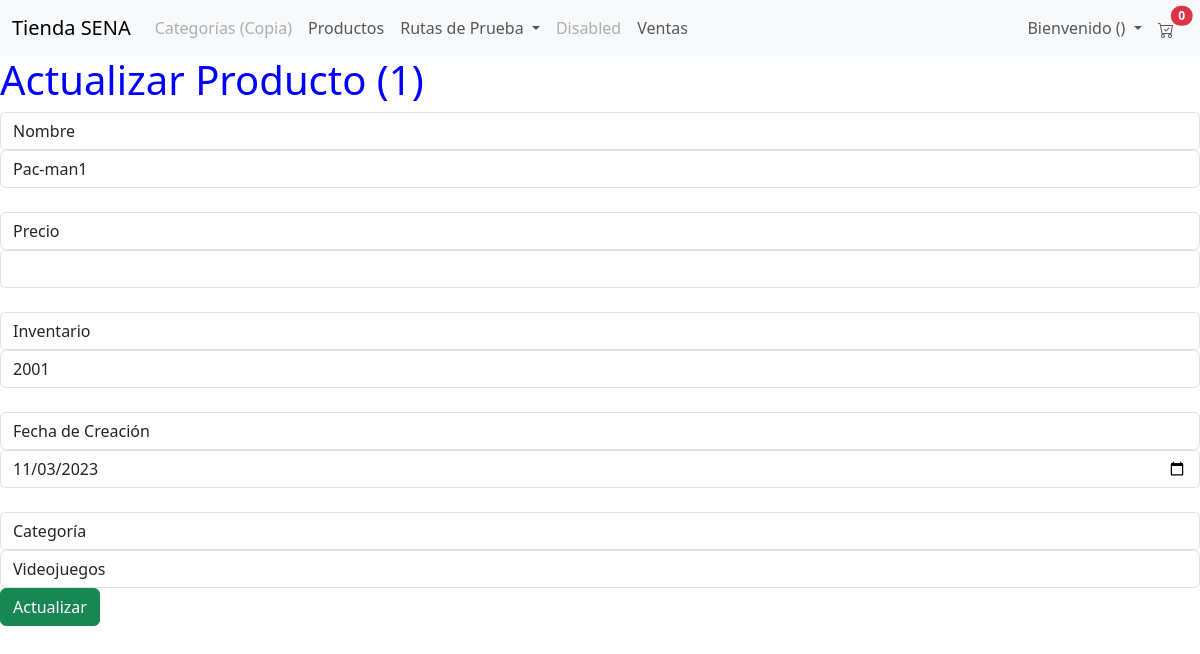
The app's page /tienda/productos_formulario_editar/1, older data.
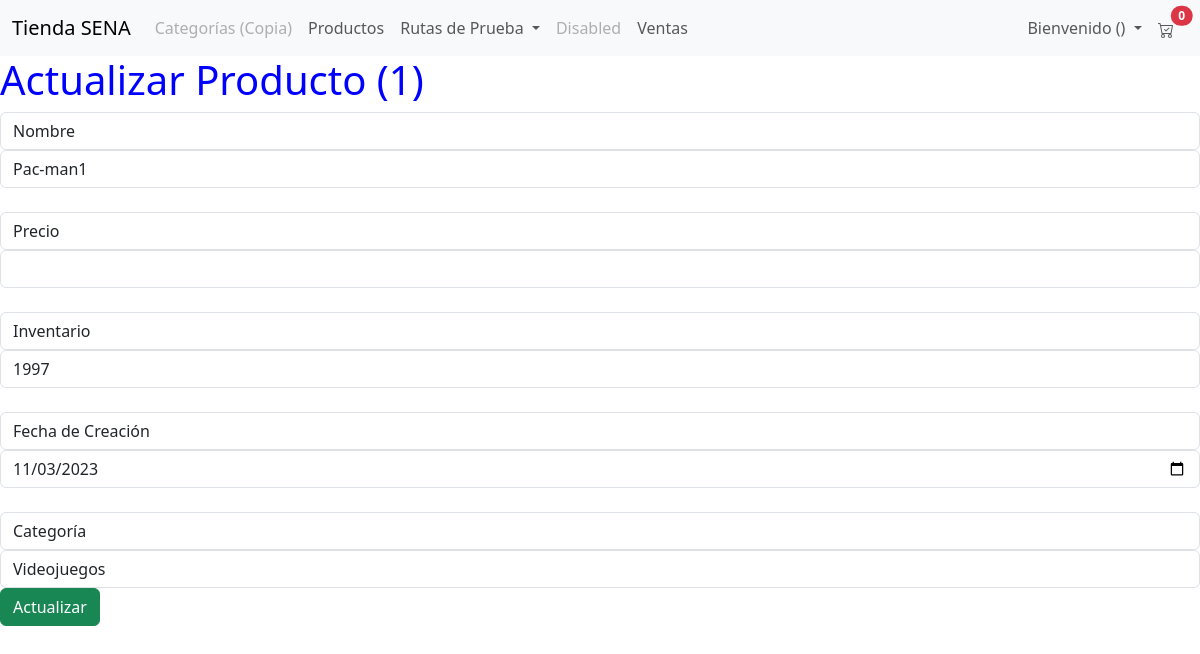
The same page, newer data.
### tienda/models.py (models this page shows, shortened)
class Producto(models.Model):
	nombre = models.CharField(max_length=254, unique=True)
	precio = models.FloatField()
	inventario = models.IntegerField()
	fecha_creacion = models.DateField()
	categoria = models.ForeignKey(Categoria, on_delete=models.DO_NOTHING)
	foto = models.ImageField(upload_to="fotos_productos/", default="fotos_productos/default.png")

class Categoria(models.Model):
	nombre = models.CharField(max_length=254)
	descripcion = models.TextField()

### tienda/views.py (the view)
# urls.py: path("productos_formulario_editar/<int:id>", views.productos_formulario_editar, name="productos_formulario_editar"),
def productos_formulario_editar(request, id):
	q = Producto.objects.get(pk=id)
	c = Categoria.objects.all()
	contexto = {"data": q, "categoria": c}
	return render(request, "tienda/productos/productos_formulario_editar.html", contexto)

### tienda/templates/tienda/productos/productos_formulario_editar.html (shortened to what this page needs)
{% extends 'tienda/base.html' %}
{% load static %}
{% block contenedor %}
    <h1 class="titul">Actualizar Producto ({{ data.id }})</h1>
    <form action="{% url 'productos_actualizar' %}" method="post">
        <label class="form-control">Nombre</label>
        <input class="form-control" type="text" name="nombre" value="{{ data.nombre }}" /><br>
        <label class="form-control">Precio</label>
        <input class="form-control" type="number" name="precio" value="{{ data.precio }}" /><br>
        <label class="form-control">Inventario</label>
        <input class="form-control" type="number" name="inventario" value="{{ data.inventario }}" /><br>
        <label class="form-control">Fecha de Creación</label>
        <input class="form-control" type="date" name="fecha_creacion" value="{{ data.fecha_creacion|date:'Y-m-d' }}" /><br>
        <label class="form-control">Categoría</label>
        <select class="form-control" name="categoria">
            {% for c in categoria %}
                <option value="{{ c.id }}" {% if data.categoria.id == c.id %}selected{% endif %}>{{ c.nombre }}</option>
            {% endfor %}
        </select>
        <button type="submit" class="btn btn-success">Actualizar</button>
    </form>
{% endblock %}

### tienda/templates/tienda/base.html (shortened to what this page needs)
{% load static %}
<!doctype html>
<html lang="en">
<head>
    <link rel="stylesheet" href="{% static 'tienda/css/estilos.css' %}" />
    <link rel="stylesheet" href="{% static 'tienda/css/bootstrap.min.css' %}" />
</head>
<body>
    <nav class="navbar navbar-expand-lg bg-body-tertiary">
        <div class="container-fluid">
            <a class="navbar-brand" href="{% url 'inicio' %}">Tienda SENA</a>
            <div class="collapse navbar-collapse" id="navbarSupportedContent">
                <ul class="navbar-nav me-auto mb-2 mb-lg-0">
                    <li class="nav-item">
                        <a class="nav-link {% if request.session.logueo.rol != 1 %}disabled{% endif %}"
                            aria-current="page" href="{% url 'categorias_listar' %}">Categorías (Copia)</a>
                    </li>
                    <li class="nav-item">
                        <a class="nav-link" href="{% url 'productos_listar' %}">Productos</a>
                    </li>
                    <li class="nav-item dropdown">
                        <a class="nav-link dropdown-toggle" href="#" role="button" data-bs-toggle="dropdown"
                            aria-expanded="false">
                            Rutas de Prueba
                        </a>
                    </li>
                    <li class="nav-item">
                        <a class="nav-link disabled" aria-disabled="true">Disabled</a>
                    </li>
                    <li class="nav-item">
                        <a class="nav-link " href="{% url 'ventas' %}">Ventas</a>
                    </li>
                </ul>
                <ul class="d-flex navbar-nav" style="margin-right:0.4rem;">
                    <li class="nav-item dropdown">
                        <a class="nav-link dropdown-toggle" href="#" role="button" data-bs-toggle="dropdown"
                            aria-expanded="false">
                            Bienvenido <strong>{{ request.session.logueo.nombre }}</strong>
                            ({{ request.session.logueo.nombre_rol }})
                        </a>
                    </li>
                    <li class="nav-item">
                        <a class="nav-link position-relative" href="javascript:ver_carrito(`{% url 'carrito_ver' %}`);">
                            <span
                                class="position-absolute top-20 start-100 translate-middle badge rounded-pill bg-danger"
                                id="items_carrito">
                                {{ request.session.items|default:"0" }}
                            </span>
                        </a>
                    </li>
                </ul>
            </div>
        </div>
    </nav>
    {% block contenedor %}{% endblock %}
</body>
</html>

### tienda/static/tienda/css/estilos.css (style rules this page uses)
.titul { color:blue; }

Row changes from the older to the newer data that the page shows:
changed Producto "Pac-man1": inventario "2001" → "1997"
